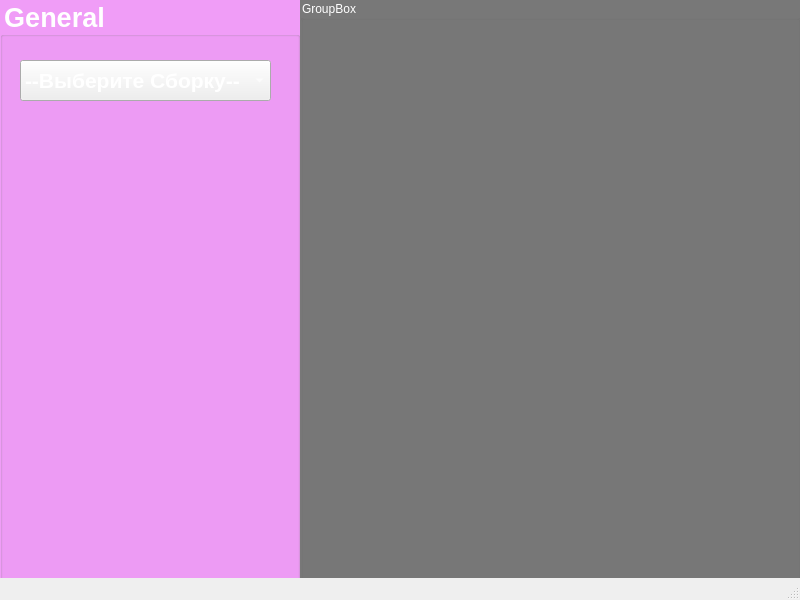
<?xml version="1.0" encoding="UTF-8"?>
<ui version="4.0">
 <class>MainWindow</class>
 <widget class="QMainWindow" name="MainWindow">
  <property name="geometry">
   <rect>
    <x>0</x>
    <y>0</y>
    <width>800</width>
    <height>600</height>
   </rect>
  </property>
  <property name="windowTitle">
   <string>MainWindow</string>
  </property>
  <property name="styleSheet">
   <string notr="true"/>
  </property>
  <widget class="QWidget" name="centralwidget">
   <property name="enabled">
    <bool>true</bool>
   </property>
   <property name="sizePolicy">
    <sizepolicy hsizetype="Preferred" vsizetype="Preferred">
     <horstretch>0</horstretch>
     <verstretch>0</verstretch>
    </sizepolicy>
   </property>
   <property name="styleSheet">
    <string notr="true">QWidget {
background-image: url(:/Backgrounds/rosebg.png);
color:white;
}</string>
   </property>
   <widget class="QGroupBox" name="general">
    <property name="geometry">
     <rect>
      <x>0</x>
      <y>0</y>
      <width>300</width>
      <height>600</height>
     </rect>
    </property>
    <property name="font">
     <font>
      <pointsize>20</pointsize>
      <italic>false</italic>
      <bold>true</bold>
     </font>
    </property>
    <property name="mouseTracking">
     <bool>false</bool>
    </property>
    <property name="styleSheet">
     <string notr="true">QGroupBox {
background-color: rgba(241, 74, 255, 0.5);
}</string>
    </property>
    <property name="title">
     <string>General</string>
    </property>
    <widget class="QComboBox" name="comboBox">
     <property name="geometry">
      <rect>
       <x>20</x>
       <y>60</y>
       <width>251</width>
       <height>41</height>
      </rect>
     </property>
     <property name="font">
      <font>
       <pointsize>16</pointsize>
       <bold>true</bold>
      </font>
     </property>
     <item>
      <property name="text">
       <string>--Выберите Сборку--</string>
      </property>
     </item>
    </widget>
   </widget>
   <widget class="QGroupBox" name="window">
    <property name="enabled">
     <bool>true</bool>
    </property>
    <property name="geometry">
     <rect>
      <x>300</x>
      <y>0</y>
      <width>501</width>
      <height>601</height>
     </rect>
    </property>
    <property name="styleSheet">
     <string notr="true">QGroupBox {
background-color: rgba(0, 0, 0, 0.5);
}</string>
    </property>
    <property name="title">
     <string>GroupBox</string>
    </property>
   </widget>
   <zorder>window</zorder>
   <zorder>general</zorder>
  </widget>
  <widget class="QStatusBar" name="statusbar">
   <property name="enabled">
    <bool>true</bool>
   </property>
  </widget>
 </widget>
 <resources>
  <include location="resurses.qrc"/>
 </resources>
 <connections/>
</ui>
